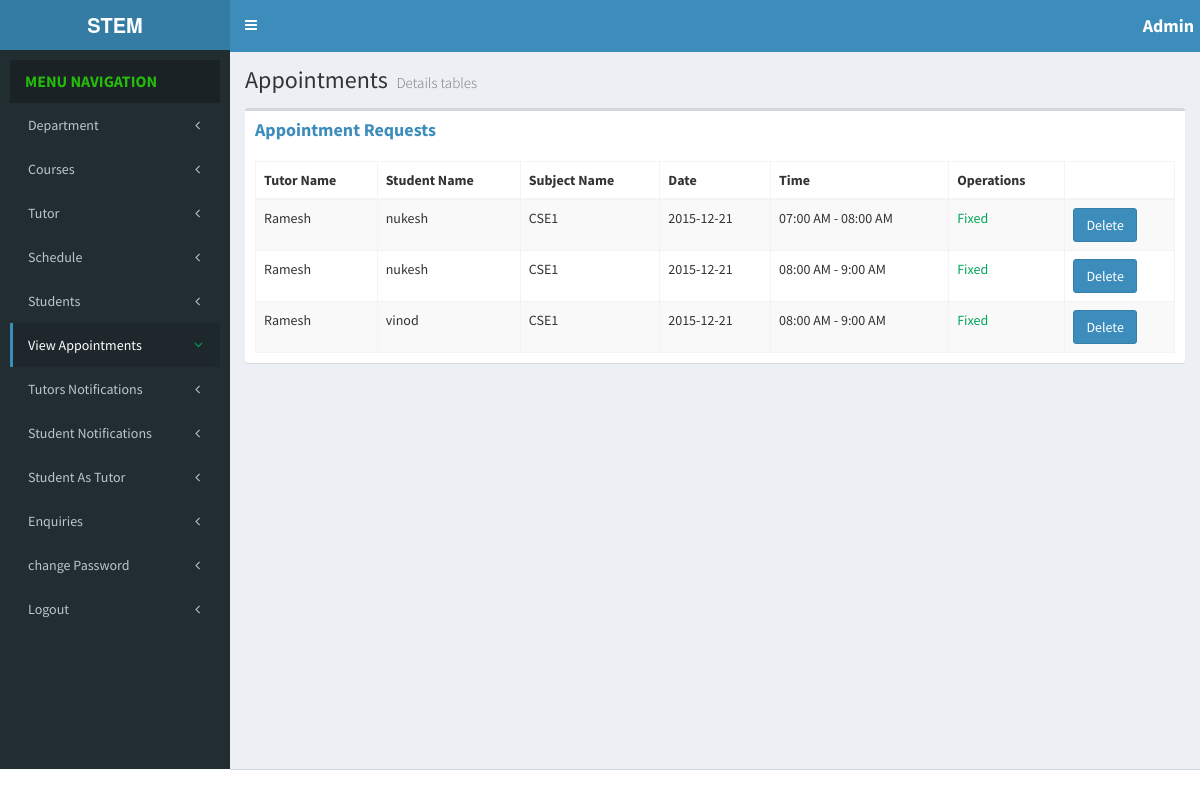
The app's page /STEM/admin/appointments.php (signed in) with its own data.
### tables this page shows
CREATE TABLE IF NOT EXISTS `tutor` (
  `tutor_id` int(11) NOT NULL AUTO_INCREMENT,
  `tutor_name` varchar(50) DEFAULT NULL,
  `emailid` varchar(50) DEFAULT NULL,
  `password` varchar(50) DEFAULT NULL,
  `phone_number` bigint(20) DEFAULT NULL,
  `subject` varchar(50) DEFAULT NULL,
  `working_hours` int(11) DEFAULT NULL,
  `working_days` varchar(50) DEFAULT NULL,
  `status` varchar(50) DEFAULT 'pending',
  `schedule_status` varchar(50) DEFAULT 'unschedule',
  PRIMARY KEY (`tutor_id`),
  UNIQUE KEY `emailid` (`emailid`)
);

CREATE TABLE IF NOT EXISTS `student` (
  `student_id` int(11) unsigned NOT NULL AUTO_INCREMENT,
  `student_name` varchar(50) DEFAULT NULL,
  `emailid` varchar(50) DEFAULT NULL,
  `password` varchar(50) DEFAULT NULL,
  `status` varchar(50) DEFAULT 'Accept',
  `major` varchar(50) DEFAULT NULL,
  `year` int(11) DEFAULT NULL,
  `term` varchar(50) DEFAULT NULL,
  `stu_id` varchar(50) DEFAULT NULL,
  PRIMARY KEY (`student_id`),
  UNIQUE KEY `emailid` (`emailid`),
  UNIQUE KEY `stu_id` (`stu_id`)
);

CREATE TABLE IF NOT EXISTS `subject` (
  `subject_id` int(11) NOT NULL AUTO_INCREMENT,
  `subject_name` varchar(50) DEFAULT NULL,
  `course_id` varchar(50) DEFAULT NULL,
  `dept_id` varchar(50) DEFAULT NULL,
  PRIMARY KEY (`subject_id`),
  UNIQUE KEY `subject_name` (`subject_name`,`course_id`)
);

CREATE TABLE IF NOT EXISTS `appointments` (
  `instructor_id` int(11) NOT NULL DEFAULT '0',
  `student_id` int(11) NOT NULL DEFAULT '0',
  `course_code` int(11) NOT NULL DEFAULT '0',
  `a_date` date NOT NULL DEFAULT '0000-00-00',
  `from_hour` int(11) NOT NULL DEFAULT '0',
  `to_hour` varchar(11) NOT NULL,
  `from_min` int(11) NOT NULL DEFAULT '0',
  `to_min` int(11) NOT NULL DEFAULT '0',
  `from_period` varchar(2) NOT NULL DEFAULT '0',
  `to_period` varchar(2) NOT NULL DEFAULT '0',
  `purpose` varchar(500) NOT NULL DEFAULT '0',
  `status` varchar(50) DEFAULT 'app_req',
  `row_id` int(11) NOT NULL DEFAULT '0',
  `status1` varchar(50) NOT NULL DEFAULT 'fixed',
  PRIMARY KEY (`instructor_id`,`student_id`,`course_code`,`a_date`,`from_hour`,`to_hour`,`from_period`,`to_period`,`row_id`)
);

### STEM/admin/appointments.php (the view, shortened to what this page needs)
<!DOCTYPE html>
<html>
<head>
<link href="./bootstrap/css/bootstrap.min.css" rel="stylesheet" type="text/css" />
<link href="https://maxcdn.bootstrapcdn.com/font-awesome/4.3.0/css/font-awesome.min.css" rel="stylesheet" type="text/css" />
<link href="https://code.ionicframework.com/ionicons/2.0.1/css/ionicons.min.css" rel="stylesheet" type="text/css" />
<link href="./dist/css/AdminLTE.min.css" rel="stylesheet" type="text/css" />
<link href="./dist/css/skins/_all-skins.min.css" rel="stylesheet" type="text/css" /></head>
<body class="skin-blue sidebar-mini">
<div class="wrapper">
<header class="main-header">
<a href="#" class="logo"><span class="logo-mini"><b>Admin</b></span><span class="logo-lg"><b>STEM</b></span> </a>
<nav class="navbar navbar-static-top" role="navigation">
<a href="#" class="sidebar-toggle" data-toggle="offcanvas" role="button">
</a>
<div class="navbar-custom-menu">
<ul class="nav navbar-nav">
<li class="dropdown user user-menu">
<h4 style="color: white; padding: 6px;"><span class="logo-lg"><b>Admin</b></span> </h4>
</li>
</ul>
</div>
</nav>
</header>
<aside class="main-sidebar">
<section class="sidebar">
<div class="user-panel">
<ul class="sidebar-menu">
<li class="header">MENU NAVIGATION</li>
<li class="treeview">
<a href="#"><span>Department</span>
<i class="fa fa-angle-left pull-right"></i>
</a>
</li>
<li class="treeview">
 <a href="#">
<span>Courses </span>
<i class="fa fa-angle-left pull-right"></i>
</a>
</li>
<li class="treeview">
  <a href="#">
<span>Tutor</span><i class="fa fa-angle-left pull-right"></i>
  </a>
  </li>
  <li class="treeview">
  <a href="#">
<span>Schedule</span><i class="fa fa-angle-left pull-right"></i>
  </a>
  </li>
<li class="treeview">
<a href="#">
<span>Students</span>
<i class="fa fa-angle-left pull-right"></i>
</a>
</li>
<li class="treeview active">
<a href="appointments.php">
<span>View Appointments</span>
<i class="fa fa-angle-left pull-right text-green"></i>
</a>
</li>
<li class="treeview">
<a href="tutor_Notifications.php">
<span>Tutors Notifications</span>
<i class="fa fa-angle-left pull-right"></i>
</a>
</li>
<li class="treeview">
  <a href="#">
<span>Student Notifications</span><i class="fa fa-angle-left pull-right"></i>
  </a>
  </li>
<li class="treeview">
<a href="std_become_tutor.php">
<span>Student As Tutor</span>
<i class="fa fa-angle-left pull-right"></i>
</a>
</li>
<li class="treeview">
<a href="enquiries.php">
<span>Enquiries</span>
<i class="fa fa-angle-left pull-right"></i>
</a>
</li>
<li class="treeview">
<a href="changepass.php?action=admin">
<span>change Password</span>
<i class="fa fa-angle-left pull-right"></i>
</a>
</li>
<li class="treeview">
<a href="logout.php">
<span>Logout</span>
<i class="fa fa-angle-left pull-right"></i>
</a>
</li>
</ul>
</section>
</aside>
<div class="content-wrapper">
<section class="content-header">
<h1></i>
Appointments
<small>Details tables</small>
</h1>
<ol class="breadcrumb">
</ol>
</section>
<section class="content">
<div class="row">
<div class="col-xs-12">
<div class="box">
<div class="box-header">
<h1 class="box-title">
<a></i><b>Appointment Requests </b></a>
</h1>
</div>
<div class="box-body">
<table class="table table-bordered table-striped">
<thead>
<tr>
<th>Tutor Name</th>
<th>Student Name</th>
<th>Subject Name</th>
<th>Date</th>
<th>Time</th>
<th>Operations</th>
<th></th>
</tr>
</thead>
<tbody>
<?php
$sql="select t.tutor_name,t.emailid temail,s.student_name,s.emailid semail,sub.subject_name, ap.a_date,ap.from_hour,ap.to_hour,ap.from_min,ap.to_min,ap.from_period,ap.to_period,ap.purpose,ap.row_id,ap.status, ts.id from tutor t, student s, appointments ap, subject sub,tutor_schedule2 ts where t.tutor_id=ap.instructor_id and s.student_id=ap.student_id and sub.subject_id=ap.course_code and ts.id=ap.row_id and ap.status1='fixed' and ap.`status` !='block'";
$result=mysql_query($sql);
if(mysql_num_rows($result)>0){
while($res=mysql_fetch_assoc($result)) {
?>
<tr>
<td><?=$res['tutor_name'] ?></td>
<td><?=$res['student_name'] ?></td>
<td><?=$res['subject_name'] ?></td>
<td><?=$res['a_date'] ?></td>
<td>
<?php
$fhour = ($res['from_hour']<9)?'0'.$res['from_hour']:$res['from_hour'];
$thour = ($res['to_hour']<9)?'0'.$res['to_hour']:$res['to_hour'];
$fmint = ($res['from_min']<9)?'0'.$res['from_min']:$res['from_min'];
$tmint = ($res['to_min']<9)?'0'.$res['to_min']:$res['to_min'];
echo $time= $fhour.":".$fmint.' '.$res['from_period']." - ". $thour.":".$tmint.' '.$res['to_period'];
?></td>
<td>
<?php
if($res['status']=="app_fixed"){
	echo "<span class='text-green'>Fixed</span>";
}
?>
</td>
<td>
<?php
if($res['status']=="app_fixed"){
	?>
	<form action="appointments_update.php" method="post">
<input type="submit" name="action" value="Delete" class="btn btn-primary">
</form>
<?php
}
?>
</td>
</tr>
<?php
}
}
?>
</tbody>
</table>
</div>
</div>
</div>
</div>
</section>
</div>
</div>
<footer class="main-footer">
</footer>
</body>
</html>

### records on screen
tutor: tutor_name "Ramesh", student.student_name "nukesh", subject.subject_name "CSE1", appointments.a_date "2015-12-21", appointments.from_hour+from_min+from_period "07:00 AM - 08:00 AM", appointments.from_hour+from_min+from_period "08:00 AM - 9:00 AM", student.student_name "vinod"
